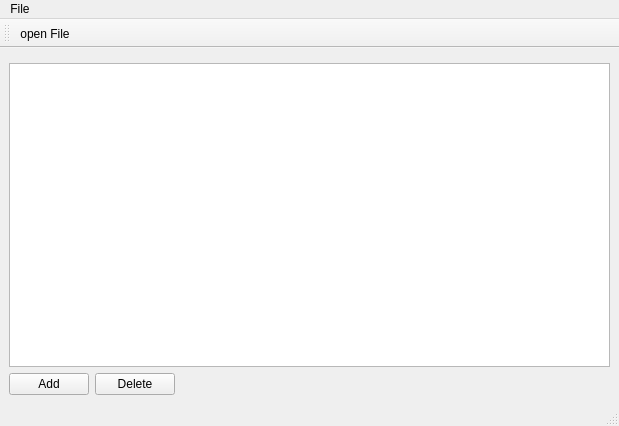
<?xml version="1.0" encoding="UTF-8"?>
<ui version="4.0">
 <class>MainWindow</class>
 <widget class="QMainWindow" name="MainWindow">
  <property name="geometry">
   <rect>
    <x>0</x>
    <y>0</y>
    <width>619</width>
    <height>426</height>
   </rect>
  </property>
  <property name="windowTitle">
   <string>MainWindow</string>
  </property>
  <widget class="QWidget" name="centralwidget">
   <layout class="QVBoxLayout" name="verticalLayout">
    <item>
     <widget class="QVTKOpenGLNativeWidget" name="widget" native="true"/>
    </item>
    <item>
     <widget class="QTreeView" name="treeView">
      <property name="contextMenuPolicy">
       <enum>Qt::ContextMenuPolicy::ActionsContextMenu</enum>
      </property>
     </widget>
    </item>
    <item>
     <layout class="QHBoxLayout" name="horizontalLayout">
      <item>
       <widget class="QPushButton" name="pushButton_2">
        <property name="text">
         <string>Add</string>
        </property>
       </widget>
      </item>
      <item>
       <widget class="QPushButton" name="pushButton">
        <property name="text">
         <string>Delete</string>
        </property>
       </widget>
      </item>
      <item>
       <spacer name="horizontalSpacer">
        <property name="orientation">
         <enum>Qt::Orientation::Horizontal</enum>
        </property>
        <property name="sizeHint" stdset="0">
         <size>
          <width>604</width>
          <height>20</height>
         </size>
        </property>
       </spacer>
      </item>
     </layout>
    </item>
   </layout>
  </widget>
  <widget class="QMenuBar" name="menubar">
   <property name="geometry">
    <rect>
     <x>0</x>
     <y>0</y>
     <width>619</width>
     <height>18</height>
    </rect>
   </property>
   <widget class="QMenu" name="menuFile">
    <property name="title">
     <string>File</string>
    </property>
   </widget>
   <addaction name="menuFile"/>
  </widget>
  <widget class="QStatusBar" name="statusbar"/>
  <widget class="QToolBar" name="toolBar">
   <property name="windowTitle">
    <string>toolBar</string>
   </property>
   <attribute name="toolBarArea">
    <enum>TopToolBarArea</enum>
   </attribute>
   <attribute name="toolBarBreak">
    <bool>false</bool>
   </attribute>
   <addaction name="actionopen_File"/>
  </widget>
  <action name="actionopen_File">
   <property name="icon">
    <iconset resource="icons.qrc">
     <normaloff>:/Icons/Icons/fileopen.png</normaloff>:/Icons/Icons/fileopen.png</iconset>
   </property>
   <property name="text">
    <string>open File</string>
   </property>
   <property name="menuRole">
    <enum>QAction::MenuRole::NoRole</enum>
   </property>
  </action>
  <action name="actionItem_Options">
   <property name="text">
    <string>Item Options</string>
   </property>
   <property name="menuRole">
    <enum>QAction::MenuRole::NoRole</enum>
   </property>
  </action>
 </widget>
 <customwidgets>
  <customwidget>
   <class>QVTKOpenGLNativeWidget</class>
   <extends>QWidget</extends>
   <header>QVTKOpenGLNativeWidget.h</header>
   <container>1</container>
  </customwidget>
 </customwidgets>
 <resources>
  <include location="icons.qrc"/>
 </resources>
 <connections/>
</ui>
